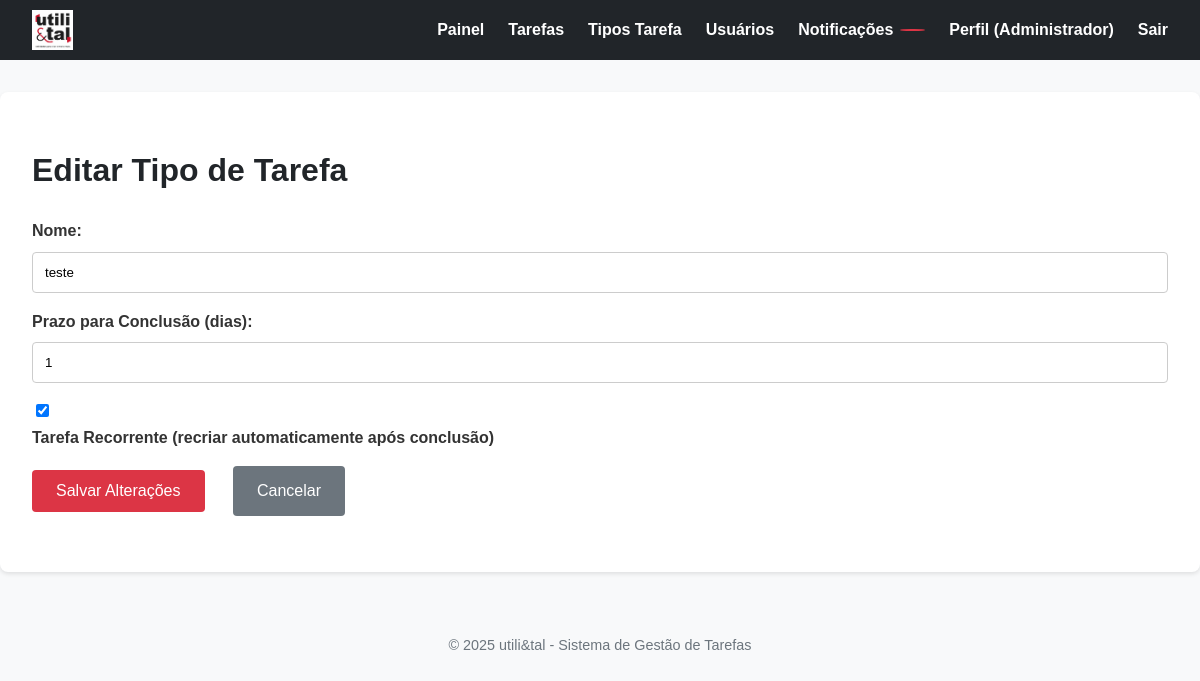
The page /tasks/types/1/edit (signed in) on the database its author committed.
### src/models.py (models this page shows, shortened)
class Usuario(UserMixin, db.Model):
    id = db.Column(db.Integer, primary_key=True)
    email = db.Column(db.String(100), unique=True, nullable=False)
    nome = db.Column(db.String(100), nullable=False)
    senha_hash = db.Column(db.String(200), nullable=False)
    nivel_acesso = db.Column(db.String(20), nullable=False, default="executor")  # administrador, gestor, executor
    data_criacao = db.Column(db.DateTime, default=datetime.utcnow)
    tarefas_solicitadas = db.relationship('Tarefa', foreign_keys='Tarefa.solicitante_id', backref='solicitante', lazy='dynamic')
    tarefas_atribuidas = db.relationship('Tarefa', foreign_keys='Tarefa.executor_id', backref='executor', lazy='dynamic')
    notificacoes = db.relationship('Notificacao', backref='usuario', lazy='dynamic')
    atualizacoes = db.relationship('AtualizacaoTarefa', backref='autor', lazy='dynamic')
    @property
    def senha(self):
        raise AttributeError('senha não é um atributo legível')

class TipoTarefa(db.Model):
    id = db.Column(db.Integer, primary_key=True)
    nome = db.Column(db.String(100), nullable=False)
    prazo_dias = db.Column(db.Integer, default=1)
    recorrente = db.Column(db.Boolean, default=False)
    tarefas = db.relationship('Tarefa', backref='tipo', lazy='dynamic')

### src/tasks.py (the view, shortened to what this page needs)
@tasks.route("/types/<int:id>/edit", methods=["GET", "POST"])
@admin_required # Apenas Admin pode editar tipos
def edit_type(id):
    tipo = TipoTarefa.query.get_or_404(id)
    return render_template("tasks/create_edit_type.html", tipo=tipo)

### src/templates/tasks/create_edit_type.html (shortened to what this page needs)
{% extends "base.html" %}
{% set is_edit = tipo is defined %}
{% block content %}
    <h1>{{ "Editar" if is_edit else "Criar" }} Tipo de Tarefa</h1>
    <form method="POST" action="{{ url_for("tasks.edit_type", id=tipo.id) if is_edit else url_for("tasks.create_type") }}">
        <div>
            <label for="nome">Nome:</label>
            <input type="text" id="nome" name="nome" value="{{ tipo.nome if is_edit else '' }}" required>
        </div>
        <div>
            <label for="prazo_dias">Prazo para Conclusão (dias):</label>
            <input type="number" id="prazo_dias" name="prazo_dias" value="{{ tipo.prazo_dias if is_edit else '' }}" required min="1">
        </div>
        <div>
            <input type="checkbox" id="recorrente" name="recorrente" {% if (is_edit and tipo.recorrente) or (not is_edit and request.form.get("recorrente")) %}checked{% endif %}>
            <label for="recorrente">Tarefa Recorrente (recriar automaticamente após conclusão)</label>
        </div>
        <div>
            <button type="submit">{{ "Salvar Alterações" if is_edit else "Criar Tipo" }}</button>
            <a href="{{ url_for("tasks.list_types") }}" class="button button-secondary" style="margin-left: 1rem; background-color: #6c757d; color: white; padding: 0.75rem 1.5rem; text-decoration: none; border-radius: 4px;">Cancelar</a>
        </div>
    </form>
{% endblock %}

### src/templates/base.html (shortened to what this page needs)
<!doctype html>
<html lang="pt-BR">
<head>
    <link rel="stylesheet" href="{{ url_for("static", filename="css/style.css") }}">
    <link rel="stylesheet" href="https://cdnjs.cloudflare.com/ajax/libs/font-awesome/6.0.0/css/all.min.css">
</head>
<body>
    <header>
        <div class="logo">
            <a href="{{ url_for("main.index") }}">
                <img src="{{ url_for("static", filename="images/utilietal_logo.jpg") }}" alt="utili&tal Logo">
            </a>
        </div>
        <nav class="nav">
            <ul>
                {% if current_user.is_authenticated %}
                    <li><a href="{{ url_for("main.index") }}">Painel</a></li>
                    <li><a href="{{ url_for("tasks.list_tasks") }}">Tarefas</a></li>
                    {% if current_user.nivel_acesso in ["administrador", "gestor"] %}
                        <li><a href="{{ url_for("tasks.list_types") }}">Tipos Tarefa</a></li>
                    {% endif %}
                    {% if current_user.nivel_acesso == "administrador" %}
                        <li><a href="{{ url_for("tasks.list_users") }}">Usuários</a></li>
                    {% endif %}
                    <li>
                        <a href="{{ url_for("notifications.list_notifications") }}">
                            Notificações <span id="notification-count" class="badge"></span>
                        </a>
                    </li>
                    <li><a href="#">Perfil ({{ current_user.nome }})</a></li>
                    <li><a href="{{ url_for("auth.logout") }}">Sair</a></li>
                {% else %}
                    <li><a href="{{ url_for("auth.login") }}">Login</a></li>
                {% endif %}
            </ul>
        </nav>
    </header>
    <main>
        {% block content %}{% endblock %}
    </main>
    <footer>
        <p>&copy; 2025 utili&tal - Sistema de Gestão de Tarefas</p>
    </footer>
</body>
</html>

### src/static/css/style.css (style rules this page uses)
:root { --cor-primaria: #dc3545; --cor-secundaria: #212529; --cor-texto: #333; --cor-fundo: #f8f9fa; --cor-link: #0d6efd; --nav-height: 60px; }
body { font-family: sans-serif; margin: 0; padding: 0; background-color: var(--cor-fundo); color: var(--cor-texto); line-height: 1.6; padding-top: var(--nav-height); }
header { background-color: var(--cor-secundaria); color: white; padding: 0 2rem; display: flex; justify-content: space-between; align-items: center; position: fixed; top: 0; left: 0; width: 100%; height: var(--nav-height); z-index: 1000; box-sizing: border-box; }
header .logo img { max-height: 40px; vertical-align: middle; }
.nav { display: flex; align-items: center; }
nav ul { list-style: none; padding: 0; margin: 0; display: flex; align-items: center; height: 100%; }
nav ul li { margin-left: 1.5rem; display: flex; align-items: center; }
nav ul li a { color: white; text-decoration: none; font-weight: bold; padding: 0.5rem 0; display: flex; align-items: center; }
.badge { background-color: var(--cor-primaria); color: white; border-radius: 50%; padding: 0.1em 0.5em; font-size: 0.8em; margin-left: 0.5em; display: inline-block; min-width: 1em; text-align: center; }
main { padding: 2rem; max-width: 1200px; margin: 2rem auto; background-color: #fff; border-radius: 8px; box-shadow: 0 2px 4px rgba(0,0,0,0.1); }
h1, h2, h3 { color: var(--cor-secundaria); }
.button, button, input[type="submit"] { background-color: var(--cor-primaria); color: white; padding: 0.75rem 1.5rem; border: none; border-radius: 4px; cursor: pointer; text-decoration: none; display: inline-block; font-size: 1rem; transition: background-color 0.2s ease; margin-right: 0.5rem; margin-bottom: 0.5rem; }
.button-secondary { background-color: #6c757d; }
form div { margin-bottom: 1rem; }
label { display: block; margin-bottom: 0.5rem; font-weight: bold; }
input[type="text"], input[type="email"], input[type="password"], input[type="number"], textarea, select { width: 100%; padding: 0.75rem; border: 1px solid #ccc; border-radius: 4px; box-sizing: border-box; }
footer { text-align: center; margin-top: 2rem; padding: 1rem; color: #6c757d; font-size: 0.9em; }

### rows shown on the page
Usuario: nome "Administrador"
TipoTarefa: nome "teste", prazo_dias "1", recorrente "☑"

### other values the page prints
{{ "Editar" if is_edit else "Criar" }} "Editar"
{{ "Salvar Alterações" if is_edit else "Criar Tipo" }} "Salvar Alterações"
